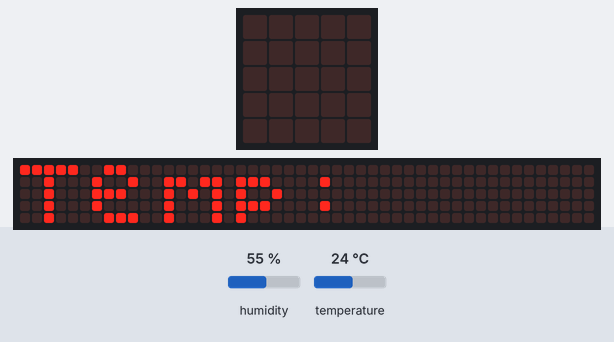
Recording of a program running on a simulated BBC micro:bit (MakeCode). On the bench: the board's 5×5 LED display, a strip that is not on the board, showing the scrolling text unrolled. Inputs (shaded band) come from the test bench; at power-on: temperature 24 °C, humidity 55 %. The 48×5 strip is a reading aid, not a part: it shows the text the display is scrolling, unrolled, one strip-width of it at a time.

Above: at 6.7 s.
At 14.2 s:
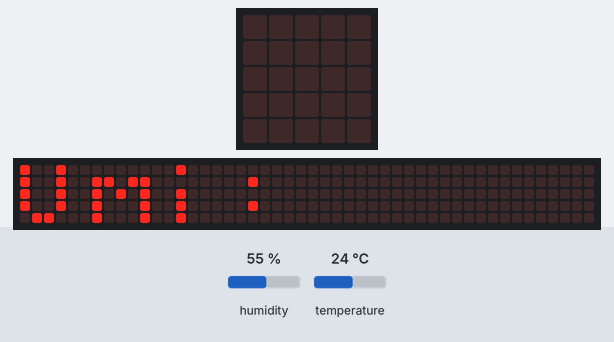
14.3 s: temperature set to 12 °C
At 18.7 s:
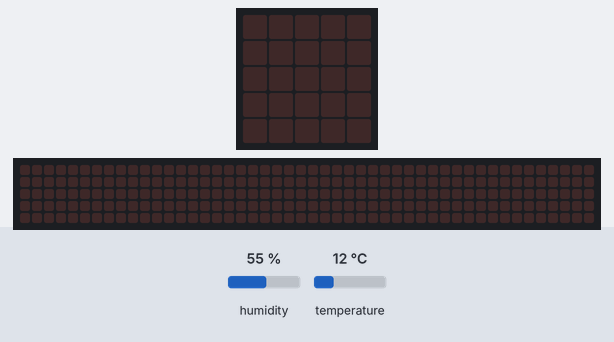
At 27.24 s:
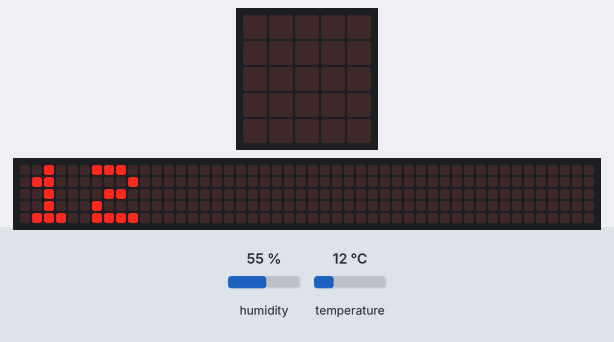

The program:

main.ts
```typescript
basic.forever(function () {
    dht11_dht22.queryData(
    DHTtype.DHT11,
    DigitalPin.P0,
    false,
    false,
    true
    )
    dht11_dht22.selectTempType(tempType.celsius)
    basic.showString("Temp:")
    basic.showNumber(dht11_dht22.readData(dataType.temperature))
    basic.showString("Umi:")
    basic.showNumber(dht11_dht22.readData(dataType.humidity))
})
```

test.ts
```typescript
// testes vão aqui; isto não será compilado quando este pacote for usado como uma extensão.
```

Measured:
- what the display in image 0 shows lasts 0.7 s, from 6.7 s to 7.4 s
- what the display in image 2 shows lasts 2.1 s, from 17.3 s to 19.4 s
- what the display in image 3 shows lasts 0.5 s, from 27.0 s to 27.5 s
